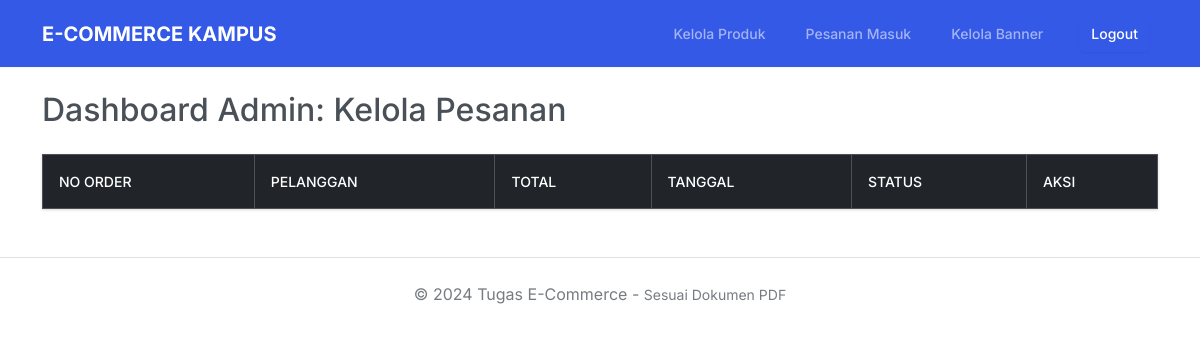
The page /toko_online/admin_order.php (signed in) on the database as committed earlier.
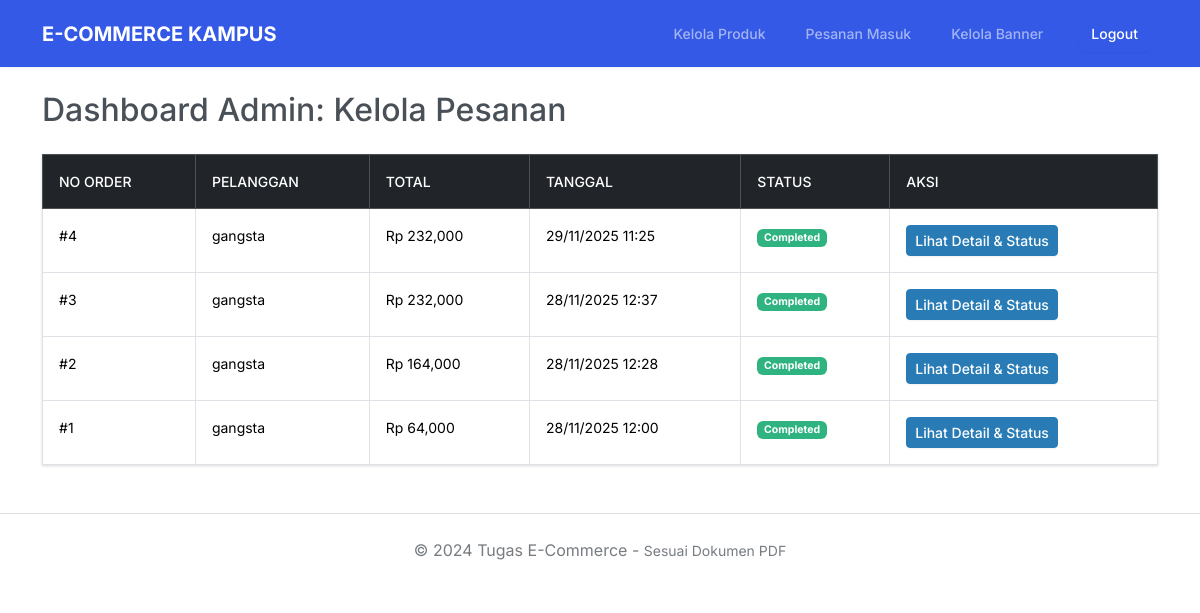
The same page on the database as committed later.
### tables this page shows
CREATE TABLE `orders` (
  `id` int(11) NOT NULL,
  `user_id` int(11) DEFAULT NULL,
  `total_amount` decimal(10,2) NOT NULL,
  `status` enum('pending','paid','shipped','completed','cancelled') DEFAULT 'pending',
  `shipping_address` text DEFAULT NULL,
  `created_at` timestamp NOT NULL DEFAULT current_timestamp()
);

CREATE TABLE `users` (
  `id` int(11) NOT NULL,
  `name` varchar(100) NOT NULL,
  `email` varchar(100) NOT NULL,
  `password_hash` varchar(255) NOT NULL,
  `phone` varchar(20) DEFAULT NULL,
  `address` text DEFAULT NULL,
  `role` enum('admin','user') DEFAULT 'user',
  `created_at` timestamp NOT NULL DEFAULT current_timestamp()
);

### toko_online/admin_order.php (the view, shortened to what this page needs)
<?php include 'koneksi.php'; include 'header.php';
?>
<h2 class="mb-4">Dashboard Admin: Kelola Pesanan</h2>
<table class="table table-hover table-bordered">
    <thead class="table-dark">
        <tr>
            <th>No Order</th>
            <th>Pelanggan</th>
            <th>Total</th>
            <th>Tanggal</th>
            <th>Status</th>
            <th>Aksi</th>
        </tr>
    </thead>
    <tbody>
        <?php
        $orders = mysqli_query($conn, "SELECT o.*, u.name as user_name
                                        FROM orders o
                                        JOIN users u ON o.user_id = u.id
                                        ORDER BY o.created_at DESC");
        while ($o = mysqli_fetch_assoc($orders)) {
            $status_color = match($o['status']) {
                'pending' => 'warning',
                'paid' => 'info',
                'shipped' => 'primary',
                'completed' => 'success',
                default => 'secondary'
            };
            echo "<tr>
                <td>#{$o['id']}</td>
                <td>{$o['user_name']}</td>
                <td>Rp ".number_format($o['total_amount'])."</td>
                <td>".date('d/m/Y H:i', strtotime($o['created_at']))."</td>
                <td><span class='badge bg-{$status_color}'>".ucfirst($o['status'])."</span></td>
                <td>
                    <a href='detail_order_admin.php?id={$o['id']}' class='btn btn-sm btn-info text-white'>Lihat Detail & Status</a>
                </td>
            </tr>";
        }
        ?>
    </tbody>
</table>
<?php include 'footer.php'; ?>

### toko_online/header.php (shortened to what this page needs)
<!DOCTYPE html>
<html lang="id">
<head>
    <link href="https://cdn.jsdelivr.net/npm/bootswatch@5.3.0/dist/zephyr/bootstrap.min.css" rel="stylesheet">
</head>
<body>
    <nav class="navbar navbar-expand-lg navbar-dark bg-primary mb-4 shadow">
        <div class="container">
            <a class="navbar-brand fw-bold" href="index.php">E-COMMERCE KAMPUS</a>
            <div class="collapse navbar-collapse" id="navbarNav">
                <ul class="navbar-nav ms-auto">
                    <?php if (isset($_SESSION['user_id'])): ?>
                        <?php if ($_SESSION['role'] == 'admin'): ?>
                            <li class="nav-item"><a class="nav-link" href="admin_produk.php">Kelola Produk</a></li>
                            <li class="nav-item"><a class="nav-link" href="admin_order.php">Pesanan Masuk</a></li>
                            <li class="nav-item">
                                <a class="nav-link" href="admin_banner.php">Kelola Banner</a>
                            </li>
                            <?php endif; ?>
                        <li class="nav-item"><a class="nav-link btn btn-danger btn-sm text-white ms-2" href="logout.php">Logout</a></li>
                    <?php else: ?>
                        <li class="nav-item"><a class="nav-link" href="login.php">Login</a></li>
                        <li class="nav-item"><a class="nav-link" href="register.php">Daftar</a></li>
                    <?php endif; ?>
                </ul>
            </div>
        </div>
    </nav>
    <div class="container">

### toko_online/footer.php (shortened to what this page needs)
</div> <footer class="text-center py-4 text-muted border-top mt-5">
        &copy; 2024 Tugas E-Commerce - <small>Sesuai Dokumen PDF</small>
    </footer>
</body>
</html>

Rows that differ between the two databases and show on the page:
added orders: id "4", user.name "gangsta", total_amount "232,000", created_at "29/11/2025 11:25", status "Completed"
added orders: id "3", user.name "gangsta", total_amount "232,000", created_at "28/11/2025 12:37", status "Completed"
added orders: id "2", user.name "gangsta", total_amount "164,000", created_at "28/11/2025 12:28", status "Completed"
added orders: id "1", user.name "gangsta", total_amount "64,000", created_at "28/11/2025 12:00", status "Completed"
